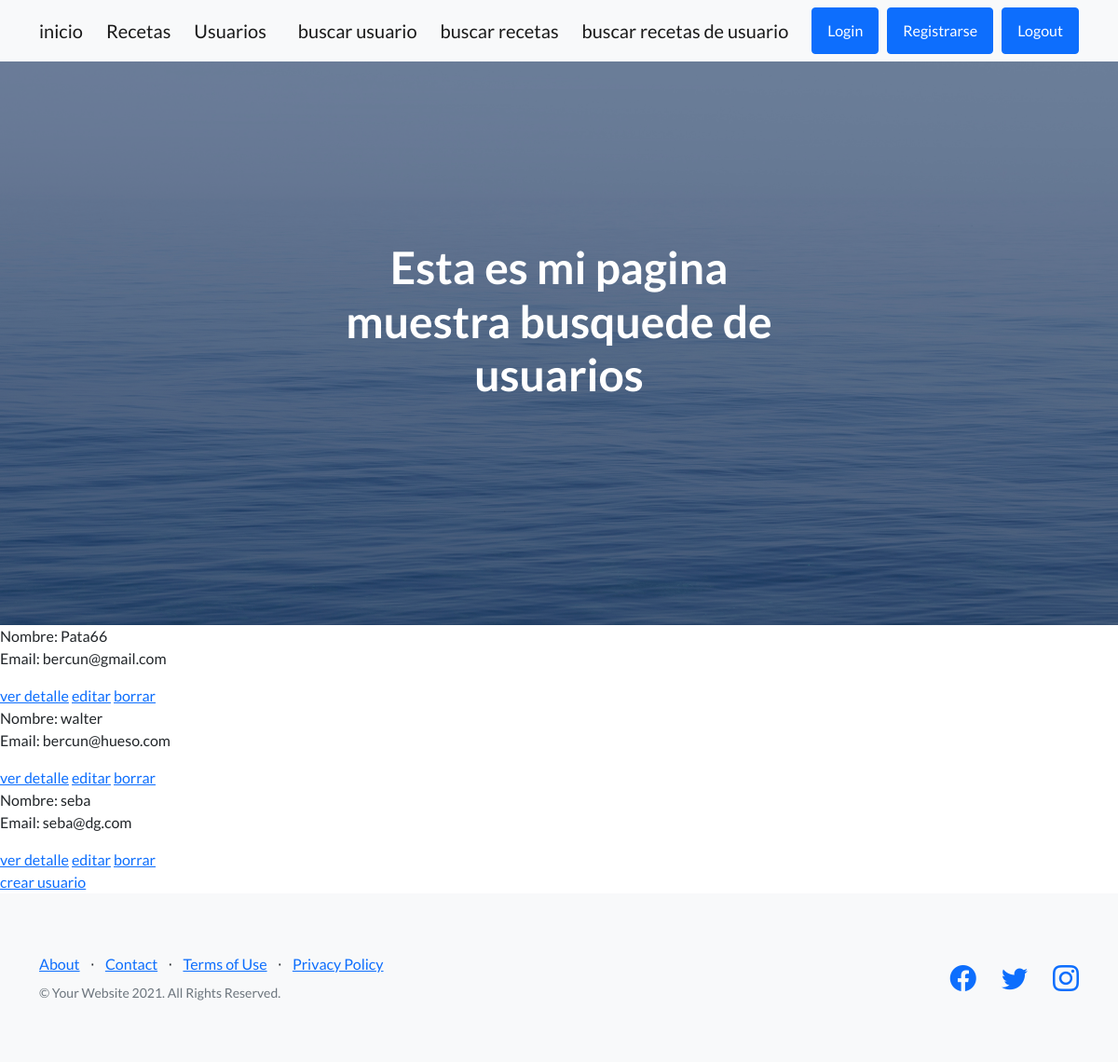
The page /AppRecetas/usuario/list/ (signed in) on the database as committed earlier.
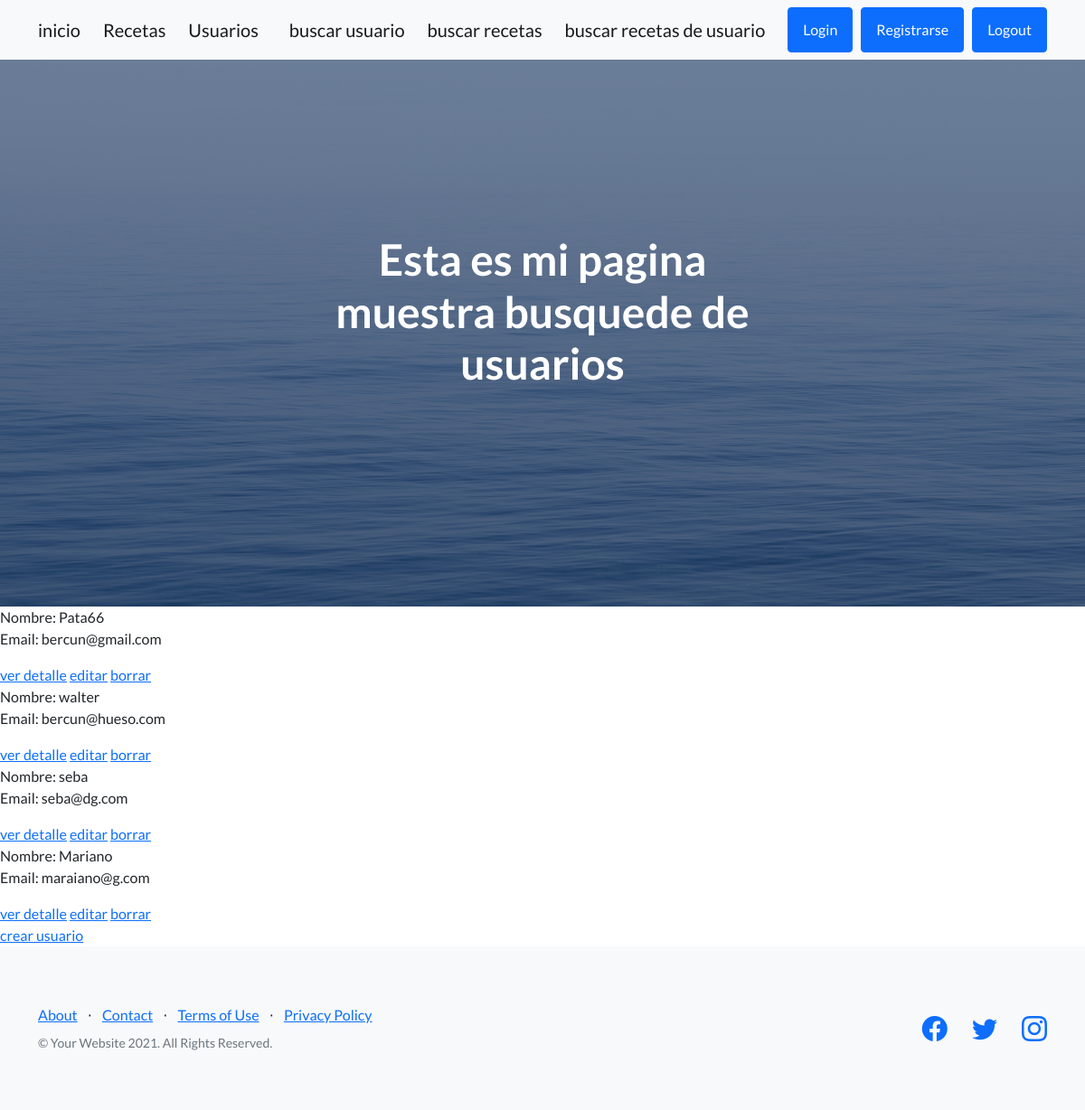
The same page on the database as committed later.
### AppRecetas/models.py (models this page shows, shortened)
class Usuario(models.Model):
    nombreUsr = models.CharField(max_length=20)
    emailUsr = models.EmailField()
    telfonoUsr = models.IntegerField()
    ciudad = models.CharField(max_length=20)
    edad = models.IntegerField()

### AppRecetas/views.py (the view)
# urls.py: path("usuario/list/", ListaUsuario.as_view(), name="listaUsuario"),
class ListaUsuario(LoginRequiredMixin, ListView):
  model = Usuario

### AppRecetas/templates/AppRecetas/usuario_list.html (shortened to what this page needs)
{% extends "AppRecetas/base.html" %}
{% block  titulo %}
Esta es mi pagina muestra busquede de usuarios
{% endblock  %}
{% block  complement %}
{%  for usuario in object_list %}
<p> Nombre: {{usuario.nombreUsr}} <br> Email: {{usuario.emailUsr}}   </p>
    <a href=" {% url 'detalleUsuario' usuario.id %}"> ver detalle</a>
    <a href=" {% url 'updateUsuario' usuario.id %}">editar</a>
    <a href=" {% url 'borrarUsuario' usuario.id %}">borrar</a>
{% endfor %}
<br>
    <a href=" {% url 'crearUsuario' %}"> crear usuario</a>
{% endblock  %}

Rows that differ between the two databases and show on the page:
added Usuario: nombreUsr "Mariano", emailUsr "maraiano@g.com"
